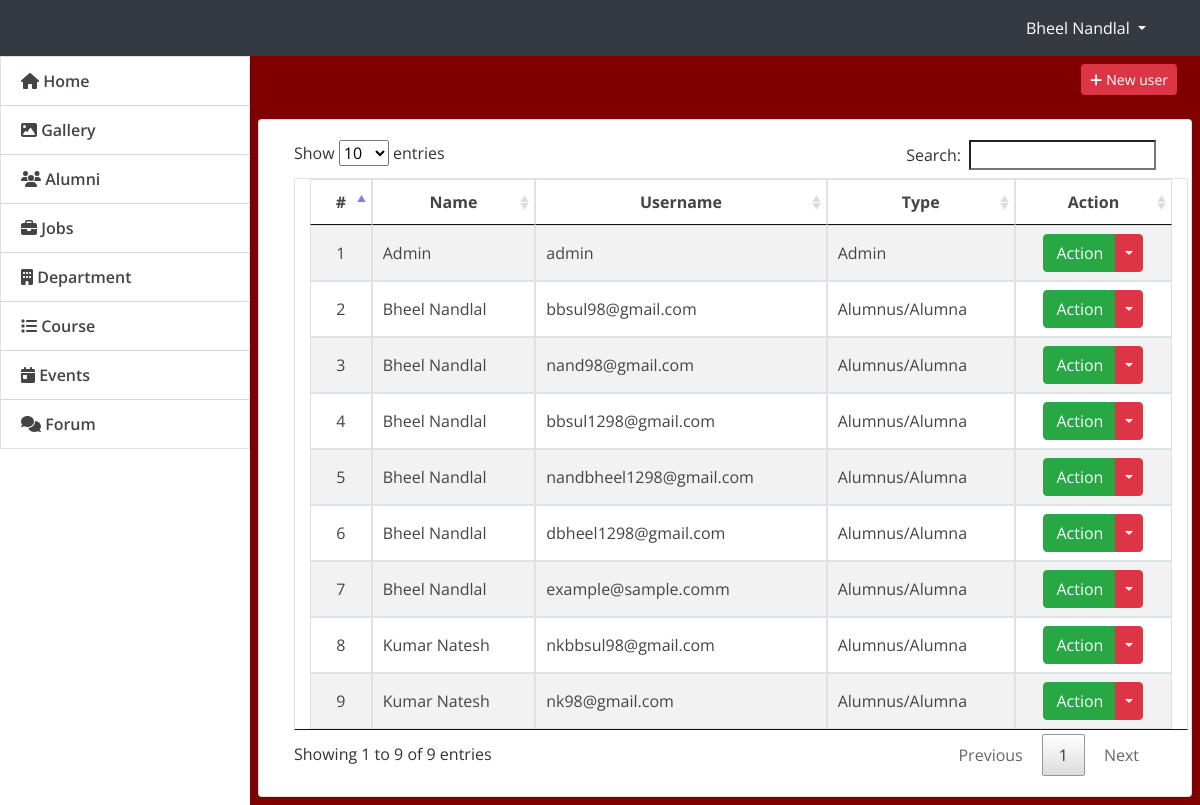
The page /admin/index.php?page=users (signed in) on the database its author committed.
### tables this page shows
CREATE TABLE `users` (
  `id` int(30) NOT NULL,
  `name` text NOT NULL,
  `username` varchar(200) NOT NULL,
  `password` text NOT NULL,
  `type` tinyint(1) NOT NULL DEFAULT 3 COMMENT '1=Admin,2=Alumni officer, 3= alumnus',
  `auto_generated_pass` text NOT NULL,
  `alumnus_id` int(30) NOT NULL
);

### admin/users.php (the view, shortened to what this page needs)
<div class="container-fluid">
	<div class="row">
	<div class="col-lg-12">
			<button class="btn btn-danger float-right btn-sm" id="new_user"><i class="fa fa-plus"></i> New user</button>
	</div>
	</div>
	<br>
	<div class="row">
		<div class="card col-lg-12">
			<div class="card-body ">
				<table class="table-striped table-bordered col-md-12">
			<thead>
				<tr>
					<th class="text-center">#</th>
					<th class="text-center">Name</th>
					<th class="text-center">Username</th>
					<th class="text-center">Type</th>
					<th class="text-center">Action</th>
				</tr>
			</thead>
			<tbody>
				<?php
 					include 'db_connect.php';
 					$type = array("","Admin","Staff","Alumnus/Alumna");
 					$users = $conn->query("SELECT * FROM users order by name asc");
 					$i = 1;
 					while($row= $users->fetch_assoc()):
				 ?>
				 <tr>
				 	<td class="text-center">
				 		<?php echo $i++ ?>
				 	</td>
				 	<td>
				 		<?php echo ucwords($row['name']) ?>
				 	</td>
				 	<td>
				 		<?php echo $row['username'] ?>
				 	</td>
				 	<td>
				 		<?php echo $type[$row['type']] ?>
				 	</td>
				 	<td>
				 		<center>
								<div class="btn-group">
								  <button type="button" class="btn btn-success">Action</button>
								  <button type="button" class="btn btn-danger dropdown-toggle dropdown-toggle-split" data-toggle="dropdown" aria-haspopup="true" aria-expanded="false">
								  </button>
								</div>
								</center>
				 	</td>
				 </tr>
				<?php endwhile; ?>
			</tbody>
		</table>
			</div>
		</div>
	</div>
</div>

### admin/assets/css/style.css (style rules this page uses)
body { font-family: "Open Sans", sans-serif; color: #444444; width: 100%; height: calc(100%); }

### admin/index.php (style rules this page uses)
body { background: maroon; }

### rows shown on the page
users: name "Admin", username "admin", type "Admin"
users: name "Bheel Nandlal", username "bbsul98@gmail.com", type "Alumnus/Alumna"
users: name "Bheel Nandlal", username "nand98@gmail.com", type "Alumnus/Alumna"
users: name "Bheel Nandlal", username "bbsul1298@gmail.com", type "Alumnus/Alumna"
users: name "Bheel Nandlal", username "nandbheel1298@gmail.com", type "Alumnus/Alumna"
users: name "Bheel Nandlal", username "dbheel1298@gmail.com", type "Alumnus/Alumna"
users: name "Bheel Nandlal", username "example@sample.comm", type "Alumnus/Alumna"
users: name "Kumar Natesh", username "nkbbsul98@gmail.com", type "Alumnus/Alumna"
users: name "Kumar Natesh", username "nk98@gmail.com", type "Alumnus/Alumna"

### other values the page prints
$_SESSION['login_name'] "Bheel Nandlal"
